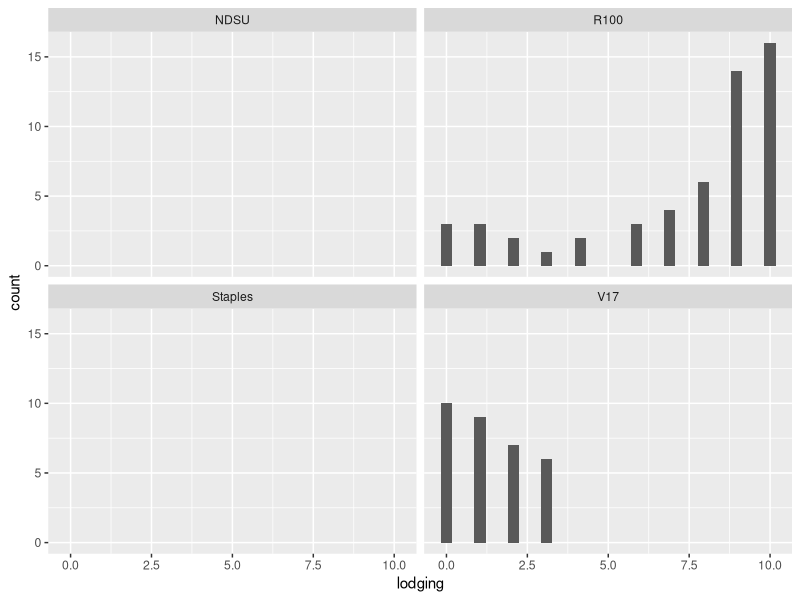
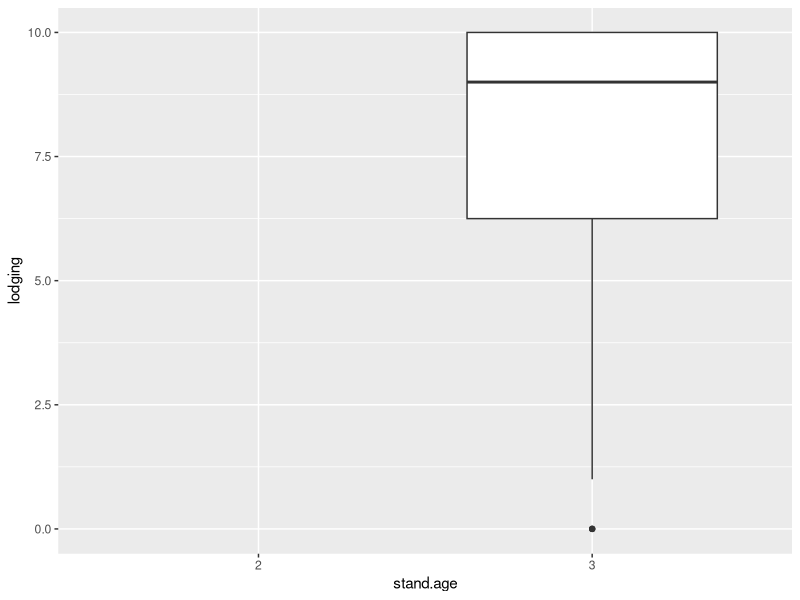
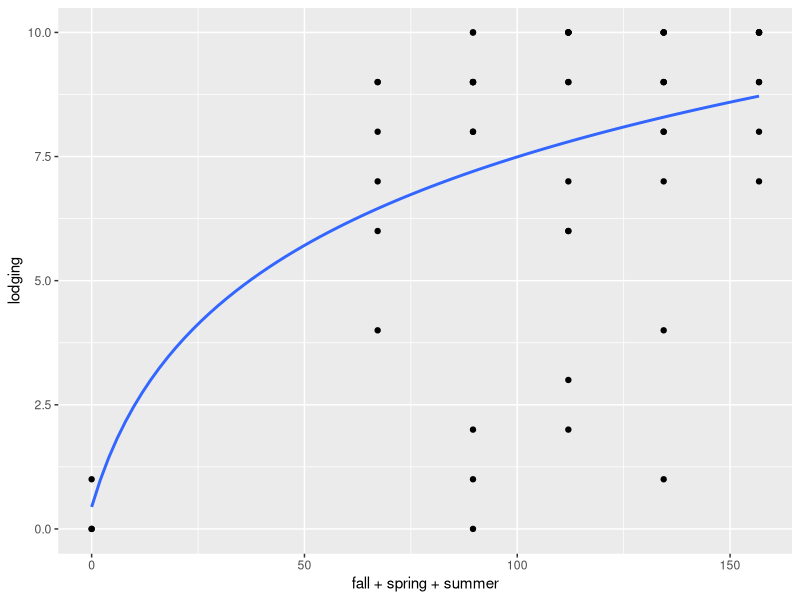
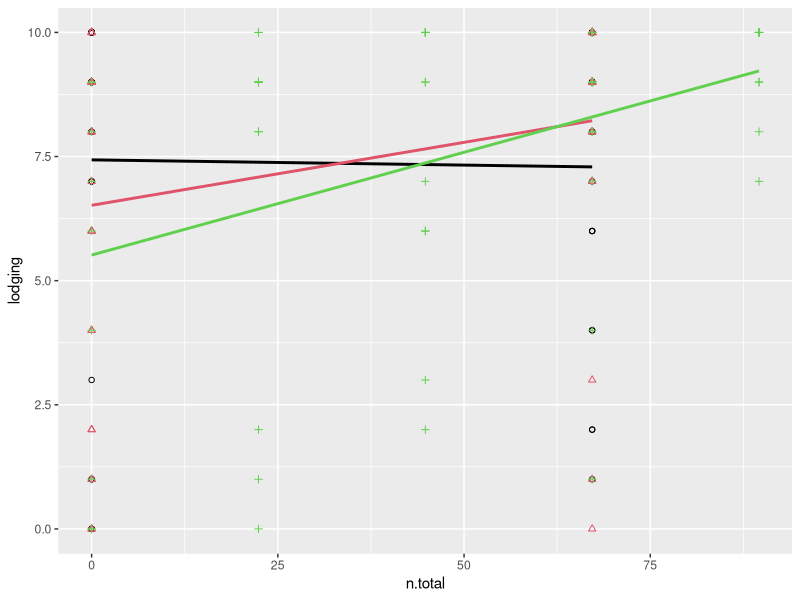
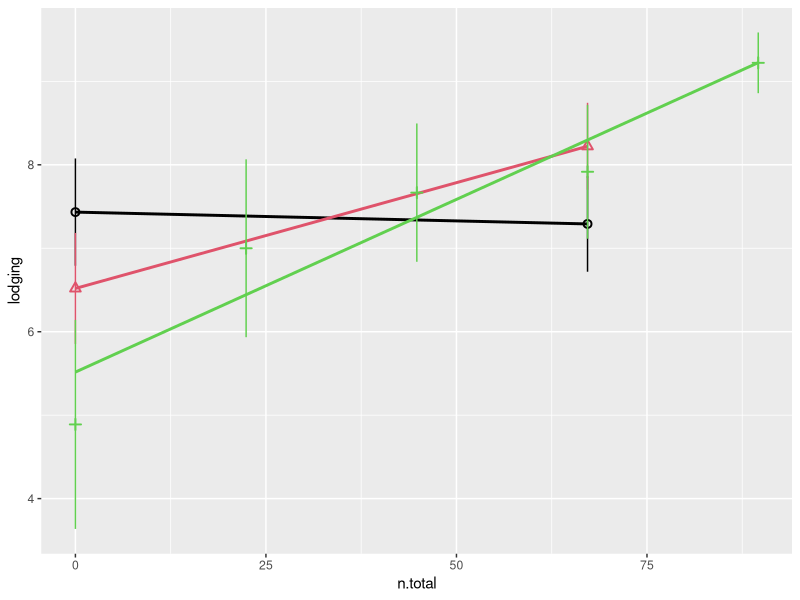
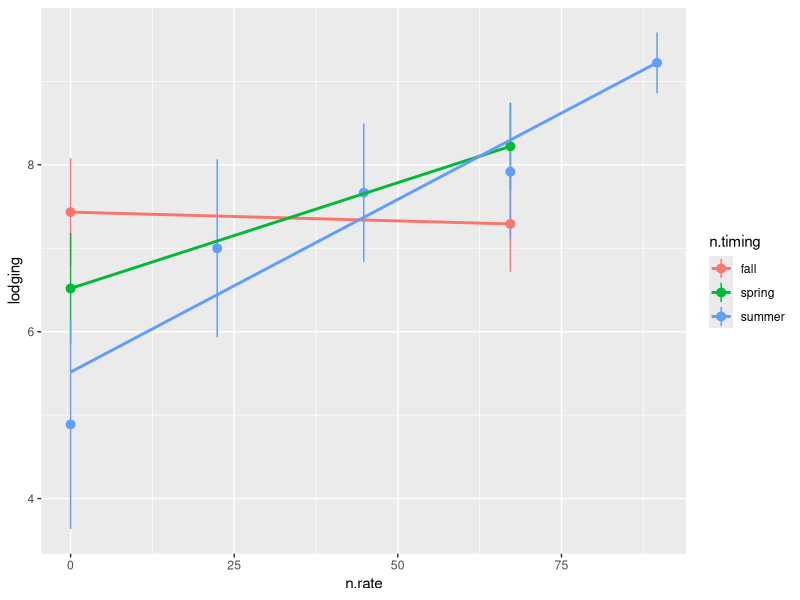

These figures' R source, in order:
## ---- chunk 1
library(dplyr)
library(tidyverse)

read.csv(
  "data_nrate-all.csv"
) %>% 
  as_tibble() %>% 
  mutate(stand.age = ordered(stand.age)) %>% 
  mutate(
    across(
      c(block,location, id),
      factor
    )
  ) %>% 
  mutate(n.total = fall+spring+summer) -> dat

## ---- chunk 2
dat %>% 
  slice(1:6) %>% 
  knitr::kable(
    caption = "first 5 lines of dataset"
  )

read.csv(
  "metadata_nrate-all.csv"
) %>% 
  knitr::kable(
    capation= "metadata"
  )
## ---- chunk 3
read.csv(
  "field_activities.csv"
) %>% 
  knitr::kable(
    caption = "Dates of key field activities"
  )
## ---- chunk 4
dat %>% 
  ggplot(aes(lodging)) +
  stat_bin() + 
  facet_wrap(~location)
## ---- chunk 5
dat %>% 
  filter(location == "R100") %>% 
  ggplot(aes(stand.age,lodging)) +
  geom_boxplot()
## ---- chunk 6
dat %>% 
  filter(location == "R100") %>% 
  ggplot(aes(fall+spring+summer,lodging)) +
  geom_point() +
  geom_smooth(
    method = "lm",
    formula = y~log(x+10),
    se=F
  )
## ---- chunk 7
dat %>% 
  filter(location == "R100" &
           stand.age == "3") %>% 
  ggplot(aes(x=n.total)) +
  geom_point(aes(fall,lodging),
             col=1,
             shape=1) +
  geom_smooth(
    aes(fall,lodging),
    method = "lm",
    se=F,
    col=1
  ) +
  geom_point(aes(spring,lodging),
             col=2,
             shape=2) +
  geom_smooth(
    aes(spring,lodging),
    method = "lm",
    se=F,
    col=2
  ) +
  geom_point(aes(summer,lodging),
             col=3,
             shape=3) +
  geom_smooth(
    aes(summer,lodging),
    method = "lm",
    se=F,
    col="3"
  ) 
## ---- chunk 8
dat %>% 
  filter(location == "R100" &
           stand.age == "3") %>% 
  ggplot(aes(x=n.total)) +
  stat_summary(aes(fall,lodging),
             col=1,
             shape=1) +
  geom_smooth(
    aes(fall,lodging),
    method = "lm",
    se=F,
    col=1
  ) +
  stat_summary(aes(spring,lodging),
             col=2,
             shape=2) +
  geom_smooth(
    aes(spring,lodging),
    method = "lm",
    se=F,
    col=2
  ) +
  stat_summary(aes(summer,lodging),
             col=3,
             shape=3) +
  geom_smooth(
    aes(summer,lodging),
    method = "lm",
    # formula = y~poly(x,2),
    se=F,
    col="3"
  ) 
## ---- chunk 9
dat %>% 
  filter(location == "R100" &
           stand.age == "3") %>% 
  pivot_longer(
    cols = c(fall,spring,summer),
    values_to = "n.rate",
    names_to = "n.timing"
  ) %>% 
  # glimpse() #lodging is now repeated 3 times
  ggplot(aes(x=n.rate,lodging,
             group = n.timing,
             col = n.timing)) +
  stat_summary() +
  stat_smooth(
    se=F,
    method = "lm"
  )
## ---- chunk 10
dat %>% 
  filter(location == "R100" &
           stand.age == "3") %>% 
  pivot_longer(
    cols = c(fall,spring,summer),
    values_to = "n.rate",
    names_to = "n.timing"
  ) %>% 
  filter(
    # n.timing=="fall"
    # n.timing == "spring"
    n.timing == "summer"
  ) %>% 
  lm(
    lodging~n.rate,.
  )
